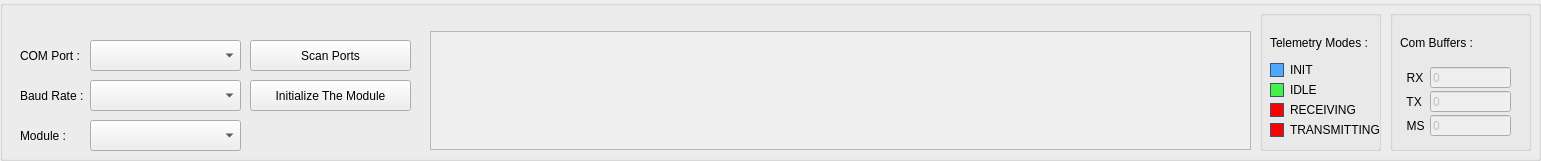
   <widget class="QGroupBox" name="deviceFrame">
    <property name="geometry">
     <rect>
      <x>260</x>
      <y>-10</y>
      <width>1541</width>
      <height>161</height>
     </rect>
    </property>
    <property name="title">
     <string/>
    </property>
    <widget class="QLabel" name="portTitle">
     <property name="geometry">
      <rect>
       <x>20</x>
       <y>45</y>
       <width>91</width>
       <height>21</height>
      </rect>
     </property>
     <property name="text">
      <string>COM Port :</string>
     </property>
    </widget>
    <widget class="QComboBox" name="portSelectionBox">
     <property name="geometry">
      <rect>
       <x>90</x>
       <y>40</y>
       <width>151</width>
       <height>31</height>
      </rect>
     </property>
     <property name="currentText">
      <string/>
     </property>
     <property name="placeholderText">
      <string>--- Ports ---</string>
     </property>
    </widget>
    <widget class="QTextEdit" name="terminalBox">
     <property name="enabled">
      <bool>false</bool>
     </property>
     <property name="geometry">
      <rect>
       <x>430</x>
       <y>31</y>
       <width>821</width>
       <height>119</height>
      </rect>
     </property>
     <property name="verticalScrollBarPolicy">
      <enum>Qt::ScrollBarAlwaysOff</enum>
     </property>
     <property name="sizeAdjustPolicy">
      <enum>QAbstractScrollArea::AdjustIgnored</enum>
     </property>
     <property name="readOnly">
      <bool>true</bool>
     </property>
     <property name="html">
      <string>&lt;!DOCTYPE HTML PUBLIC &quot;-//W3C//DTD HTML 4.0//EN&quot; &quot;http://www.w3.org/TR/REC-html40/strict.dtd&quot;&gt;
&lt;html&gt;&lt;head&gt;&lt;meta name=&quot;qrichtext&quot; content=&quot;1&quot; /&gt;&lt;meta charset=&quot;utf-8&quot; /&gt;&lt;style type=&quot;text/css&quot;&gt;
p, li { white-space: pre-wrap; }
&lt;/style&gt;&lt;/head&gt;&lt;body style=&quot; font-family:'Segoe UI'; font-size:9pt; font-weight:400; font-style:normal;&quot;&gt;
&lt;p style=&quot;-qt-paragraph-type:empty; margin-top:0px; margin-bottom:0px; margin-left:0px; margin-right:0px; -qt-block-indent:0; text-indent:0px;&quot;&gt;&lt;br /&gt;&lt;/p&gt;&lt;/body&gt;&lt;/html&gt;</string>
     </property>
    </widget>
    <widget class="QGroupBox" name="deviceModes">
     <property name="geometry">
      <rect>
       <x>1260</x>
       <y>10</y>
       <width>121</width>
       <height>141</height>
      </rect>
     </property>
     <property name="title">
      <string/>
     </property>
     <widget class="QCheckBox" name="RXCheckBox">
      <property name="geometry">
       <rect>
        <x>10</x>
        <y>90</y>
        <width>101</width>
        <height>20</height>
       </rect>
      </property>
      <property name="styleSheet">
       <string notr="true">QCheckBox::indicator:checked
{
	background-color: #ff0000;
    border: 1px solid #3a546e;
}</string>
      </property>
      <property name="text">
       <string>RECEIVING</string>
      </property>
      <property name="checked">
       <bool>true</bool>
      </property>
     </widget>
     <widget class="QCheckBox" name="IDLECheckBox">
      <property name="geometry">
       <rect>
        <x>10</x>
        <y>70</y>
        <width>82</width>
        <height>20</height>
       </rect>
      </property>
      <property name="styleSheet">
       <string notr="true">QCheckBox::indicator:checked
{
	background-color: #45f248;
    border: 1px solid #3a546e;
}</string>
      </property>
      <property name="text">
       <string>IDLE</string>
      </property>
      <property name="checkable">
       <bool>true</bool>
      </property>
      <property name="checked">
       <bool>true</bool>
      </property>
     </widget>
     <widget class="QCheckBox" name="INITCheckBox">
      <property name="geometry">
       <rect>
        <x>10</x>
        <y>50</y>
        <width>121</width>
        <height>20</height>
       </rect>
      </property>
      <property name="styleSheet">
       <string notr="true">QCheckBox::indicator:checked
{
	background-color: #4fa7ff;
    border: 1px solid #3a546e;
}</string>
      </property>
      <property name="text">
       <string>INIT</string>
      </property>
      <property name="checked">
       <bool>true</bool>
      </property>
     </widget>
     <widget class="QLabel" name="deviceModeTitle">
      <property name="geometry">
       <rect>
        <x>10</x>
        <y>25</y>
        <width>101</width>
        <height>16</height>
       </rect>
      </property>
      <property name="text">
       <string>Telemetry Modes :</string>
      </property>
     </widget>
     <widget class="QCheckBox" name="TXCheckBox">
      <property name="geometry">
       <rect>
        <x>10</x>
        <y>110</y>
        <width>121</width>
        <height>20</height>
       </rect>
      </property>
      <property name="styleSheet">
       <string notr="true">QCheckBox::indicator:checked
{
	background-color: #ff0000;
    border: 1px solid #3a546e;
}</string>
      </property>
      <property name="text">
       <string>TRANSMITTING</string>
      </property>
      <property name="checked">
       <bool>true</bool>
      </property>
     </widget>
    </widget>
    <widget class="QPushButton" name="initializeModule">
     <property name="geometry">
      <rect>
       <x>250</x>
       <y>80</y>
       <width>161</width>
       <height>31</height>
      </rect>
     </property>
     <property name="text">
      <string>Initialize The Module</string>
     </property>
    </widget>
    <widget class="QComboBox" name="baudSelectionBox">
     <property name="geometry">
      <rect>
       <x>90</x>
       <y>80</y>
       <width>151</width>
       <height>31</height>
      </rect>
     </property>
     <property name="currentText">
      <string/>
     </property>
     <property name="placeholderText">
      <string>--- Rates ---</string>
     </property>
    </widget>
    <widget class="QLabel" name="portTitle_2">
     <property name="geometry">
      <rect>
       <x>20</x>
       <y>85</y>
       <width>91</width>
       <height>21</height>
      </rect>
     </property>
     <property name="text">
      <string>Baud Rate :</string>
     </property>
    </widget>
    <widget class="QGroupBox" name="bufferInfoBox">
     <property name="geometry">
      <rect>
       <x>1390</x>
       <y>10</y>
       <width>141</width>
       <height>141</height>
      </rect>
     </property>
     <property name="title">
      <string/>
     </property>
     <widget class="QLineEdit" name="rx_buffer">
      <property name="enabled">
       <bool>false</bool>
      </property>
      <property name="geometry">
       <rect>
        <x>40</x>
        <y>57</y>
        <width>81</width>
        <height>21</height>
       </rect>
      </property>
      <property name="text">
       <string>0</string>
      </property>
      <property name="frame">
       <bool>true</bool>
      </property>
     </widget>
     <widget class="QLineEdit" name="tx_buffer">
      <property name="enabled">
       <bool>false</bool>
      </property>
      <property name="geometry">
       <rect>
        <x>40</x>
        <y>81</y>
        <width>81</width>
        <height>21</height>
       </rect>
      </property>
      <property name="text">
       <string>0</string>
      </property>
     </widget>
     <widget class="QLabel" name="rx_buffe_title">
      <property name="geometry">
       <rect>
        <x>10</x>
        <y>52</y>
        <width>49</width>
        <height>31</height>
       </rect>
      </property>
      <property name="text">
       <string>  RX</string>
      </property>
     </widget>
     <widget class="QLabel" name="tx_buffer_title">
      <property name="geometry">
       <rect>
        <x>10</x>
        <y>76</y>
        <width>49</width>
        <height>31</height>
       </rect>
      </property>
      <property name="text">
       <string>  TX</string>
      </property>
     </widget>
     <widget class="QLineEdit" name="latencyArayuz">
      <property name="enabled">
       <bool>false</bool>
      </property>
      <property name="geometry">
       <rect>
        <x>40</x>
        <y>105</y>
        <width>81</width>
        <height>21</height>
       </rect>
      </property>
      <property name="text">
       <string>0</string>
      </property>
     </widget>
     <widget class="QLabel" name="latencyArayuzTitle">
      <property name="geometry">
       <rect>
        <x>10</x>
        <y>100</y>
        <width>49</width>
        <height>31</height>
       </rect>
      </property>
      <property name="text">
       <string>  MS</string>
      </property>
     </widget>
     <widget class="QLabel" name="deviceModeTitle_2">
      <property name="geometry">
       <rect>
        <x>10</x>
        <y>25</y>
        <width>81</width>
        <height>16</height>
       </rect>
      </property>
      <property name="text">
       <string>Com Buffers :</string>
      </property>
     </widget>
    </widget>
    <widget class="QPushButton" name="scanPortButton">
     <property name="geometry">
      <rect>
       <x>250</x>
       <y>40</y>
       <width>161</width>
       <height>31</height>
      </rect>
     </property>
     <property name="text">
      <string>Scan Ports</string>
     </property>
    </widget>
    <widget class="QComboBox" name="moduleSelectionBox">
     <property name="geometry">
      <rect>
       <x>90</x>
       <y>120</y>
       <width>151</width>
       <height>31</height>
      </rect>
     </property>
     <property name="currentText">
      <string/>
     </property>
     <property name="placeholderText">
      <string>--- Modules ---</string>
     </property>
    </widget>
    <widget class="QLabel" name="portTitle_3">
     <property name="geometry">
      <rect>
       <x>20</x>
       <y>125</y>
       <width>91</width>
       <height>21</height>
      </rect>
     </property>
     <property name="text">
      <string>Module :</string>
     </property>
    </widget>
   </widget>
